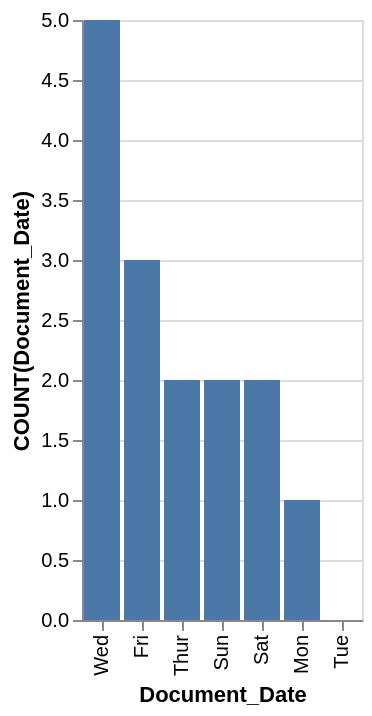

Write a Vega-Lite specification for this figure.
### Vega-Lite specification from a JSON file in a GitHub repository (floating-point values rounded to 4 significant figures)
{"data": {"values": [{"x_data": "Wed", "y_data": 5}, {"x_data": "Fri", "y_data": 3}, {"x_data": "Thur", "y_data": 2}, {"x_data": "Sun", "y_data": 2}, {"x_data": "Sat", "y_data": 2}, {"x_data": "Mon", "y_data": 1}, {"x_data": "Tue", "y_data": 0}]}, "mark": "bar", "encoding": {"x": {"field": "x_data", "type": "nominal", "title": "Document_Date", "sort": {"op": "sum", "field": "y_data", "order": "descending"}}, "y": {"field": "y_data", "type": "quantitative", "title": "COUNT(Document_Date)"}}}
